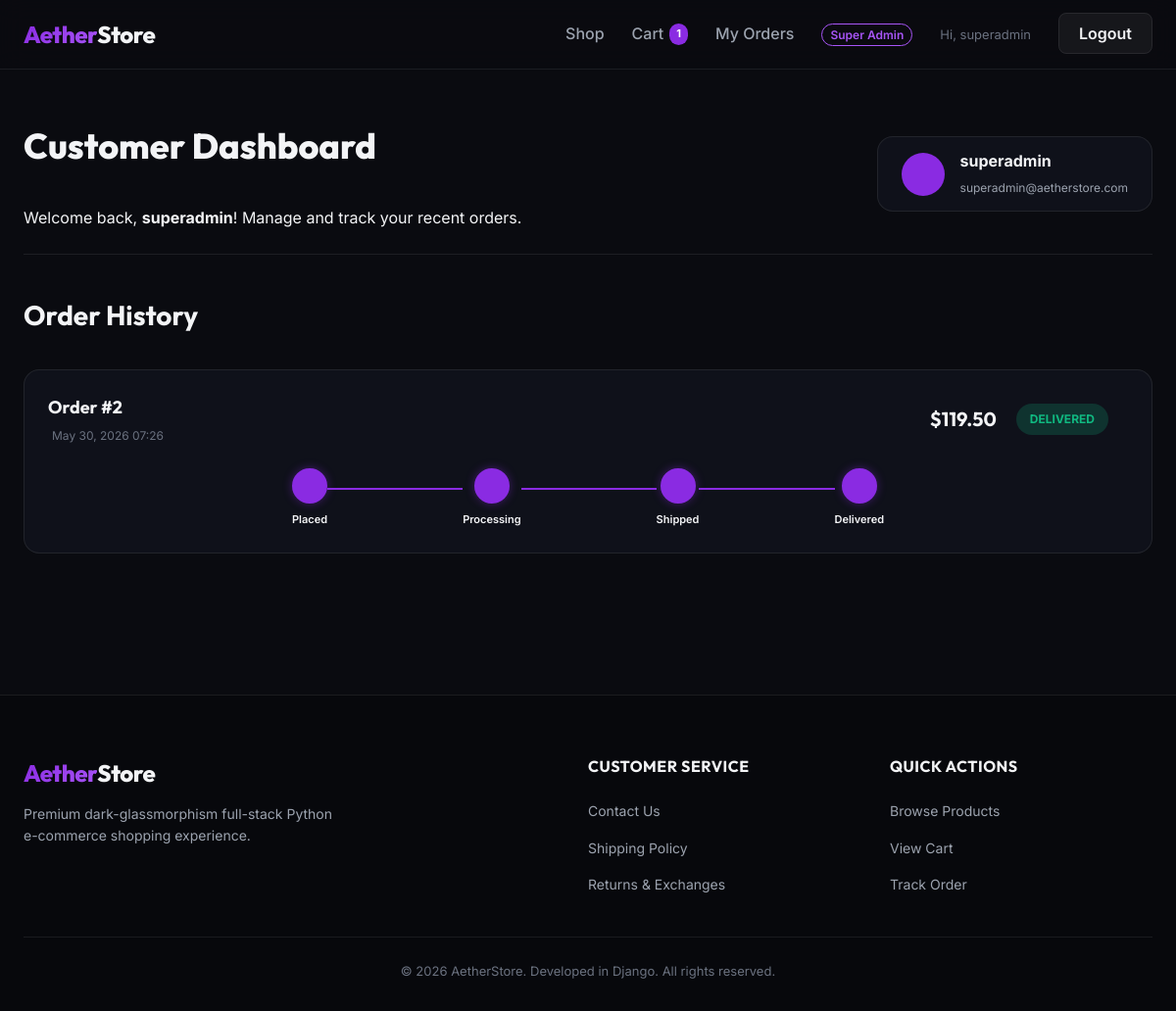
The page /dashboard/ (signed in) on the database its author committed.
### shop/models.py (models this page shows, shortened)
class Order(models.Model):
    STATUS_CHOICES = [
        ('Pending', 'Pending'),
        ('Processing', 'Processing'),
        ('Shipped', 'Shipped'),
        ('Delivered', 'Delivered'),
        ('Cancelled', 'Cancelled'),
    ]
    user = models.ForeignKey(User, on_delete=models.CASCADE, related_name='orders')
    full_name = models.CharField(max_length=150)
    email = models.EmailField()
    phone = models.CharField(max_length=20)
    shipping_address = models.TextField()
    city = models.CharField(max_length=100)
    zip_code = models.CharField(max_length=10)
    total_price = models.DecimalField(max_digits=10, decimal_places=2)
    status = models.CharField(max_length=20, choices=STATUS_CHOICES, default='Pending')
    created_at = models.DateTimeField(auto_now_add=True)
    updated_at = models.DateTimeField(auto_now=True)

### shop/views.py (the view)
# urls.py: path('dashboard/', views.dashboard_view, name='dashboard'),
@login_required
def dashboard_view(request):
    orders = Order.objects.filter(user=request.user).order_by('-created_at')
    context = {
        'orders': orders,
    }
    return render(request, 'shop/dashboard.html', context)

### shop/context_processors.py (called while the page is built)
def cart_count(request):
    count = 0
    if request.user.is_authenticated:
        count = (
            CartItem.objects.filter(user=request.user)
            .aggregate(total=Sum('quantity'))['total'] or 0
        )
    return {'cart_count': count}

### shop/models.py (called while the page is built)
    @property
    def subtotal(self):
        return self.price * self.quantity

### shop/templates/shop/dashboard.html (shortened to what this page needs)
{% extends 'shop/base.html' %}
{% block content %}
<div class="dashboard-container">
    <div class="dashboard-header-block">
        <div>
            <h1 class="page-title">Customer Dashboard</h1>
            <p class="dashboard-subtitle">Welcome back, <strong>{{ user.username }}</strong>! Manage and track your recent orders.</p>
        </div>
        <div class="user-profile-summary">
            <div class="profile-avatar">
            </div>
            <div class="profile-meta">
                <span class="profile-name">{{ user.username }}</span>
                <span class="profile-email">{{ user.email|default:"customer@aetherstore.com" }}</span>
            </div>
        </div>
    </div>
    <div class="dashboard-orders-section">
        <h2 class="section-title">Order History</h2>
        {% if orders %}
        <div class="orders-list">
            {% for order in orders %}
            <div class="order-card" id="orderCard-{{ order.id }}">
                <div class="order-card-header" onclick="toggleOrderDetails({{ order.id }})">
                    <div class="order-header-info">
                        <span class="order-id">Order #{{ order.id }}</span>
                        <span class="order-date"> {{ order.created_at|date:"M d, Y H:i" }}</span>
                    </div>
                    <div class="order-header-right">
                        <span class="order-total-price">${{ order.total_price }}</span>
                        <span class="status-badge status-{{ order.status|lower }}">
                            {{ order.status }}
                        </span>
                    </div>
                </div>
                <div class="order-tracker">
                    {% if order.status == 'Cancelled' %}
                        <div class="tracker-step cancelled">
                            <div class="step-dot"><ion-icon name="close-outline"></ion-icon></div>
                            <span>Cancelled</span>
                        </div>
                        <div class="tracker-line cancelled"></div>
                        <div class="tracker-step cancelled">
                            <div class="step-dot"><ion-icon name="close-outline"></ion-icon></div>
                            <span>Cancelled</span>
                        </div>
                        <div class="tracker-line cancelled"></div>
                        <div class="tracker-step cancelled">
                            <div class="step-dot"><ion-icon name="close-outline"></ion-icon></div>
                            <span>Cancelled</span>
                        </div>
                        <div class="tracker-line cancelled"></div>
                        <div class="tracker-step cancelled">
                            <div class="step-dot"><ion-icon name="close-outline"></ion-icon></div>
                            <span>Cancelled</span>
                        </div>
                    {% else %}
                        <div class="tracker-step {% if order.status == 'Pending' or order.status == 'Processing' or order.status == 'Shipped' or order.status == 'Delivered' %}active{% endif %}">
                            <div class="step-dot"></div>
                            <span>Placed</span>
                        </div>
                        <div class="tracker-line {% if order.status == 'Processing' or order.status == 'Shipped' or order.status == 'Delivered' %}active{% endif %}"></div>
                        <div class="tracker-step {% if order.status == 'Processing' or order.status == 'Shipped' or order.status == 'Delivered' %}active{% endif %}">
                            <div class="step-dot"></div>
                            <span>Processing</span>
                        </div>
                        <div class="tracker-line {% if order.status == 'Shipped' or order.status == 'Delivered' %}active{% endif %}"></div>
                        <div class="tracker-step {% if order.status == 'Shipped' or order.status == 'Delivered' %}active{% endif %}">
                            <div class="step-dot"></div>
                            <span>Shipped</span>
                        </div>
                        <div class="tracker-line {% if order.status == 'Delivered' %}active{% endif %}"></div>
                        <div class="tracker-step {% if order.status == 'Delivered' %}active{% endif %}">
                            <div class="step-dot"></div>
                            <span>Delivered</span>
                        </div>
                    {% endif %}
                </div>
            </div>
            {% endfor %}
        </div>
        {% endif %}
    </div>
</div>
{% endblock %}

### shop/templates/shop/base.html (shortened to what this page needs)
<!DOCTYPE html>
<html lang="en">
<head>
    {% load static %}
    <link rel="stylesheet" href="{% static 'shop/css/style.css' %}">
</head>
<body>
    <header class="navbar-header">
        <nav class="navbar">
            <a href="{% url 'home' %}" class="logo">
                <span class="logo-accent">Aether</span>Store
            </a>
            <ul class="nav-links" id="navLinks">
                <li><a href="{% url 'home' %}" class="nav-item">Shop</a></li>
                {% if user.is_authenticated %}
                    <li>
                        <a href="{% url 'cart' %}" class="nav-item cart-badge-container">
                            Cart
                            <span class="cart-badge" id="globalCartBadge">{% if cart_count %}{{ cart_count }}{% else %}0{% endif %}</span>
                        </a>
                    </li>
                    <li><a href="{% url 'dashboard' %}" class="nav-item">My Orders</a></li>
                    {% if user.is_superuser %}
                        <li><a href="{% url 'super_admin_dashboard' %}" class="nav-item admin-tag super-admin-tag">Super Admin</a></li>
                    {% elif user.is_staff %}
                        <li><a href="{% url 'admin_dashboard' %}" class="nav-item admin-tag">Admin Panel</a></li>
                    {% endif %}
                    <li><span class="welcome-text">Hi, {{ user.username }}</span></li>
                    <li><a href="{% url 'logout' %}" class="nav-btn btn-secondary">Logout</a></li>
                {% else %}
                    <li><a href="{% url 'login' %}" class="nav-item">Login</a></li>
                    <li><a href="{% url 'register' %}" class="nav-btn btn-primary">Register</a></li>
                {% endif %}
            </ul>
        </nav>
    </header>
    <main class="main-content">
        {% block content %}{% endblock %}
    </main>
    <footer class="footer">
        <div class="footer-grid">
            <div class="footer-brand">
                <h3 class="logo"><span class="logo-accent">Aether</span>Store</h3>
                <p>Premium dark-glassmorphism full-stack Python e-commerce shopping experience.</p>
            </div>
            <div class="footer-links">
                <h4>Customer Service</h4>
                <ul>
                    <li><a href="#">Contact Us</a></li>
                    <li><a href="#">Shipping Policy</a></li>
                    <li><a href="#">Returns & Exchanges</a></li>
                </ul>
            </div>
            <div class="footer-links">
                <h4>Quick Actions</h4>
                <ul>
                    <li><a href="{% url 'home' %}">Browse Products</a></li>
                    <li><a href="{% url 'cart' %}">View Cart</a></li>
                    <li><a href="{% url 'dashboard' %}">Track Order</a></li>
                </ul>
            </div>
        </div>
        <div class="footer-bottom">
            <p>&copy; 2026 AetherStore. Developed in Django. All rights reserved.</p>
        </div>
    </footer>
</body>
</html>

### rows shown on the page
Order: id "2", created_at "May 30, 2026 07:26", total_price "119.50", status "DELIVERED", shows "Placed"

### other values the page prints
{{ cart_count }} "1"
{{ user.username }} "superadmin"
{{ user.email|default:"customer@aetherstore.com" }} "superadmin@aetherstore.com"
